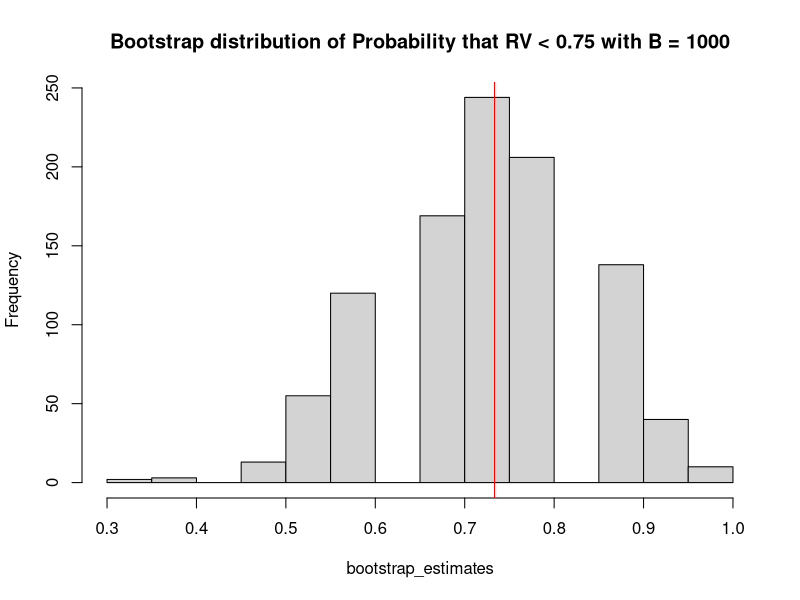
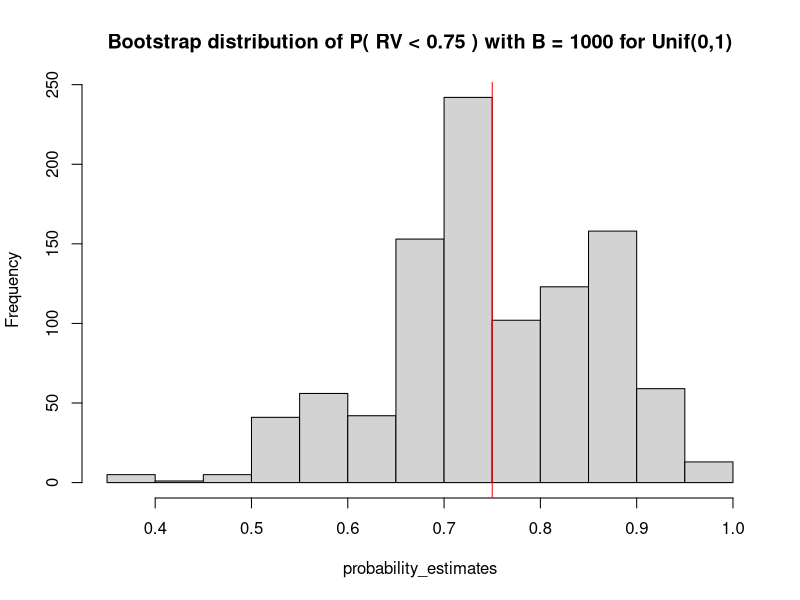

Here is the R script that generated these plots, in order:
data = c(1.491, 0.019, 0.318, 0.056, 0.816, 0.978, 0.174, 0.461, 
         0.495, 0.547, 0.123, 2.270, 0.026, 0.041, 0.391)
n = length(data)
B = 1000
threshold = 0.75

bootstrap_prob = function(data, B, threshold) {
  # Clever way to calculate probability using one-hot encoding
  bootstrap_estimate = mean(data < threshold)
  
  bootstrap_estimates = rep(0, B)
  for (i in 1:B) {
    bootstrap_sample = sample(data, n, replace = TRUE)
    bootstrap_estimates[i] = mean(bootstrap_sample < threshold)
  }
  
  percentile_ci = quantile(bootstrap_estimates, c(0.025, 0.975))
  
  print(paste("Bootstrap estimate:", bootstrap_estimate))
  print(
    sprintf(
      "95%% CI for bootstrap estimate: (%f, %f)",
      percentile_ci[1], 
      percentile_ci[2]
    )
  )
  
  hist(
    bootstrap_estimates,
    main = paste(
      "Bootstrap distribution of Probability that RV <",
      threshold,
      "with B =",
      B
    )
  )
  
  abline(
    v = bootstrap_estimate,
    col = "red"
  )
}

bootstrap_prob(data, B, threshold)

# Follow up, using Unif(0, 1)
n = 15
B = 1000
threshold = 0.75
nmbSimulations = 1000

bootstrap_study = function(n, B, threshold, nmbSimulations) {
  probability_estimates = rep(0, nmbSimulations)
  
  for (i in 1:nmbSimulations) {
    unif_data = runif(n, 0, 1)
    
    bootstrap_estimates = rep(0, B)
    for (j in 1:B) {
      bootstrap_sample = sample(unif_data, n, replace = TRUE)
      bootstrap_estimates[j] = mean(bootstrap_sample < threshold)
    }
    
    probability_estimates[i] = mean(bootstrap_estimates)
  }
  
  true_probability = threshold / 1
  simulated_probability = mean(probability_estimates)
  
  print(paste("True probability:", true_probability))
  print(paste("Average bootstrap probability estimate:", simulated_probability))
  print(paste("Diff:", true_probability - simulated_probability))
  
  hist(
    probability_estimates,
    main = paste(
      "Bootstrap distribution of P( RV <",
      threshold,
      ") with B =",
      B,
      "for Unif(0,1)"
    )
  )
  
  abline(
    v = true_probability,
    col = "red"
  )
}

bootstrap_study(n, B, threshold, nmbSimulations)
